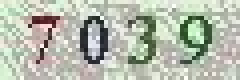
#> input picture 7039.jpg, 60 x 20 px (shown 4 times larger)
$ python get_img_number.py
#> lines starting #> are read from the running program, lines starting #| are printed output that depends on the picture; after the words box and inside, x2 and y2 are one past the last pixel; in counts of white or black regions, pixels touching at a corner belong together
from PIL import Image
from PIL import ImageEnhance,ImageFilter
from rec_image import image_to_string

im = Image.open('7039.jpg')
#> im is the input picture: PIL image 60x20 RGB; mean R, G, B 181.4, 187.3, 173.1
imgry = im.convert('L')
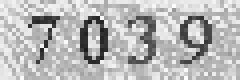
#> imgry: PIL image 60x20 L (shown 4 times larger); min 28, max 253, mean 183.9
#imgry.show()


threshold = 140
table = []
for i in range(256):
    if i < threshold:
        table.append(0)
    else:
        table.append(1)
out = imgry.point(table, '1')
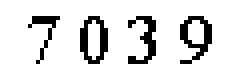
#> out: PIL image 60x20 1 (shown 4 times larger); 87.9% white; black in thin lines or dots, all inside (x1, y1, x2, y2) = (7, 4, 53, 16)
#out.show()

#图片降噪
im2 = Image.open("2hhh.jpg")
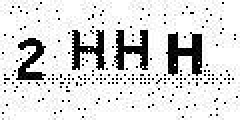
#> input picture 2hhh.jpg, 120 x 60 px (shown 2 times larger)
#> im2 is the input picture: PIL image 120x60 L; min 0, max 255, mean 216.8
#im2.show()
im2 = im2.filter(ImageFilter.MedianFilter())
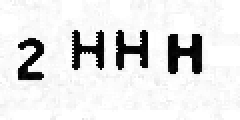
#> im2: PIL image 120x60 L (shown 2 times larger); min 0, max 255, mean 226.1
#im2.show()
enhancer = ImageEnhance.Contrast(im2)
im2 = enhancer.enhance(2)
im2 = im2.convert('1')
#> im2: PIL image 120x60 1; 90% white; 4 black regions, box (x1, y1, x2, y2) and area: (84, 17, 101, 37) 226, (58, 15, 74, 35) 175, (36, 15, 52, 35) 166, (9, 19, 22, 40) 154
im2.show()


#print(image_to_string('7039.jpg', plus='-psm 7'))
